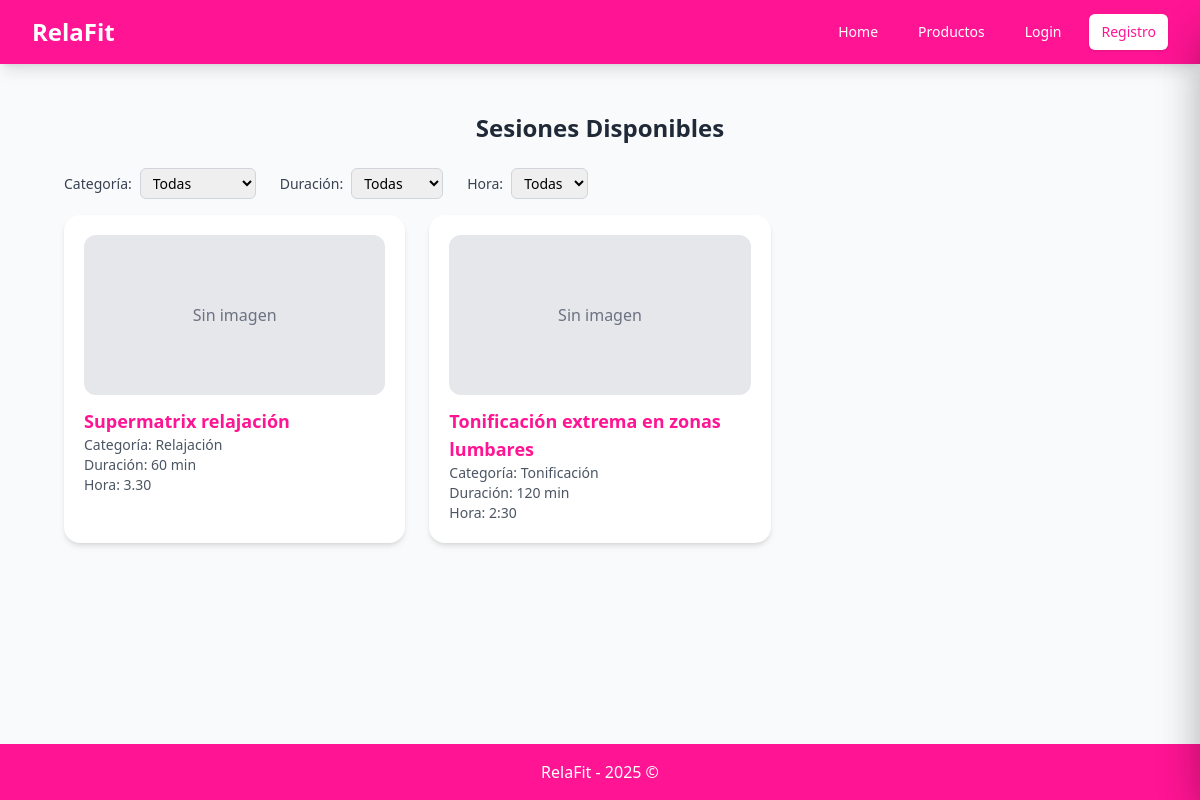
/, run on an earlier commit of the app's database.
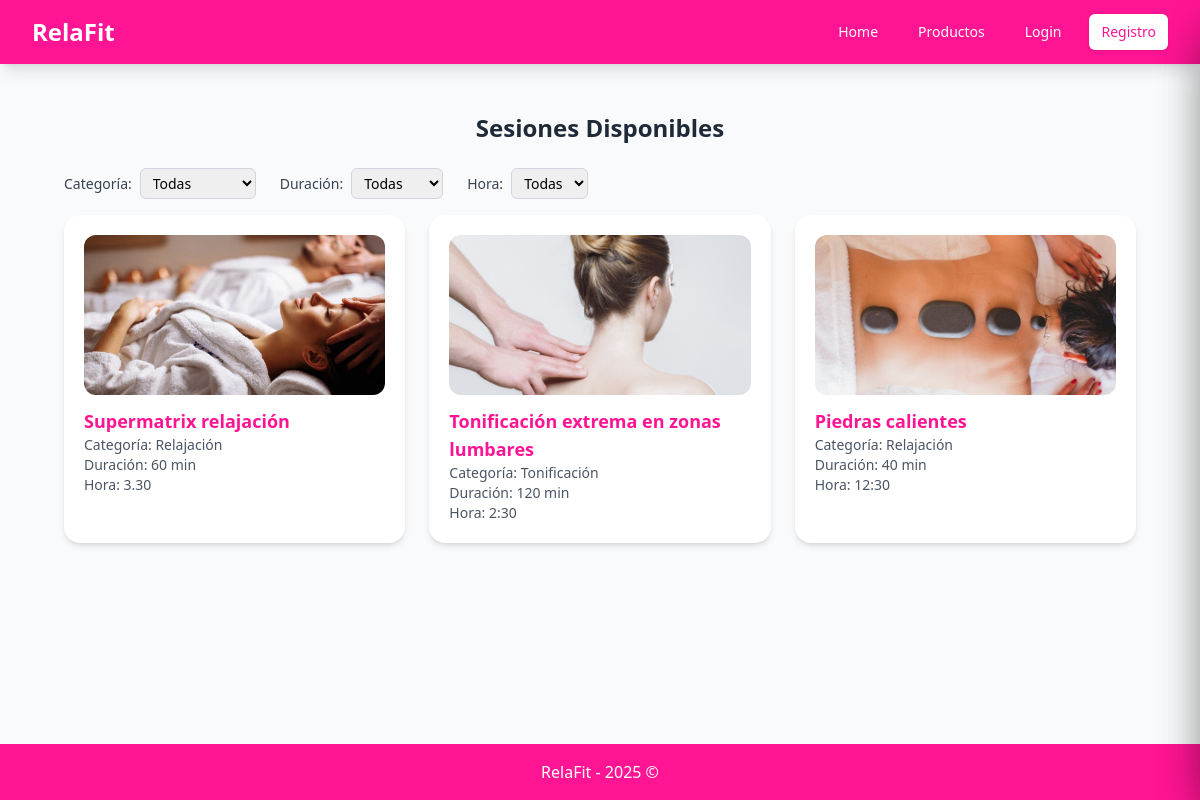
And on a later commit of the database.
### Sesion/models.py (models this page shows, shortened)
class Sesion(models.Model):
    idSesion = models.IntegerField(primary_key= True)
    nombreSesion = models.CharField()
    categoriaSesion = models.CharField()
    descripcionSesion = models.TextField()
    imagenSesion = models.ImageField(upload_to="sesiones/", blank=True, null=True)
    precioSesion = models.FloatField()
    duracionSesion = models.IntegerField() #en minutos
    horaSesion = models.CharField()
    disponibleSesion = models.BooleanField()
    sesionesReserva = models.ForeignKey('Sesion', on_delete=models.CASCADE, related_name='reservas', null=True, blank=True) # relacion uno a muchos con reserva

### Sesion/views.py (the view)
# urls.py: path("", HomePageView.as_view(), name = 'home'),
class HomePageView(TemplateView):
    template_name = "home.html"
    def get_context_data(self, **kwargs):
        context = super().get_context_data(**kwargs)
        sesiones = Sesion.objects.all()
        categoria = self.request.GET.get("categoria")
        duracion = self.request.GET.get("duracion")
        hora = self.request.GET.get("hora")
        if categoria:
            sesiones = sesiones.filter(categoriaSesion=categoria)
        if duracion:
            sesiones = sesiones.filter(duracionSesion=duracion)
        if hora:
            sesiones = sesiones.filter(horaSesion=hora)
        context["sesiones"] = sesiones
        context["categorias"] = Sesion.objects.values_list("categoriaSesion", flat=True).distinct()
        context["duraciones"] = Sesion.objects.values_list("duracionSesion", flat=True).distinct()
        context["horas"] = Sesion.objects.values_list("horaSesion", flat=True).distinct()
        context["categoria_seleccionada"] = categoria
        context["duracion_seleccionada"] = duracion
        context["hora_seleccionada"] = hora
        return context

### Sesion/templates/home.html (shortened to what this page needs)
{% extends "base.html" %}
{% block content %}
<div class="max-w-7xl mx-auto py-6 sm:px-6 lg:px-8">
    <h2 class="text-2xl font-bold text-gray-800 mb-6 text-center">Sesiones Disponibles</h2>
    <form method="get" class="flex items-center space-x-6 mb-4">
        <div class="flex items-center">
            <span class="text-sm text-gray-700 mr-2">Categoría:</span>
            <select name="categoria" onchange="this.form.submit()"
                    class="px-2 py-1 rounded-md border border-gray-300 text-sm focus:ring-pink-bright focus:border-pink-bright">
                <option value="">Todas</option>
            </select>
        </div>
        <div class="flex items-center">
            <span class="text-sm text-gray-700 mr-2">Duración:</span>
            <select name="duracion" onchange="this.form.submit()"
                    class="px-2 py-1 rounded-md border border-gray-300 text-sm focus:ring-pink-bright focus:border-pink-bright">
                <option value="">Todas</option>
            </select>
        </div>
        <div class="flex items-center">
            <span class="text-sm text-gray-700 mr-2">Hora:</span>
            <select name="hora" onchange="this.form.submit()"
                    class="px-2 py-1 rounded-md border border-gray-300 text-sm focus:ring-pink-bright focus:border-pink-bright">
                <option value="">Todas</option>
            </select>
        </div>
    </form>
    <div class="grid grid-cols-1 sm:grid-cols-2 lg:grid-cols-3 gap-6">
        {% for sesion in sesiones %}
        <div onclick="document.getElementById('sidebar-{{ sesion.idSesion }}').classList.remove('translate-x-full')"
             class="bg-white rounded-2xl shadow-md p-5 cursor-pointer transition duration-300 ease-in-out transform hover:scale-105 hover:shadow-lg">
            {% if sesion.imagenSesion %}
            <div class="w-full h-40 overflow-hidden rounded-xl mb-3">
                <img src="{{ sesion.imagenSesion.url }}" alt="{{ sesion.nombreSesion }}" class="w-full h-full object-cover">
            </div>
            {% else %}
            <div class="w-full h-40 bg-gray-200 flex items-center justify-center rounded-xl mb-3 text-gray-500">
                Sin imagen
            </div>
            {% endif %}
            <h3 class="text-lg font-semibold text-pink-bright">{{ sesion.nombreSesion }}</h3>
            <p class="text-sm text-gray-600">Categoría: {{ sesion.categoriaSesion }}</p>
            <p class="text-sm text-gray-600">Duración: {{ sesion.duracionSesion }} min</p>
            <p class="text-sm text-gray-600">Hora: {{ sesion.horaSesion }}</p>
        </div>
        {% empty %}
        <p class="text-center text-gray-500 col-span-3">No hay sesiones registradas.</p>
        {% endfor %}
    </div>
</div>
{% endblock %}

### Sesion/templates/base.html (shortened to what this page needs)
<!DOCTYPE html>
<html lang="es">
<head>
    <script src="https://cdn.tailwindcss.com"></script>
</head>
<body class="min-h-screen bg-gray-50 flex flex-col">
    <nav class="bg-pink-bright shadow-lg sticky top-0 z-50">
        <div class="max-w-7xl mx-auto px-4 sm:px-6 lg:px-8">
            <div class="flex justify-between items-center h-16">
                <div class="flex items-center">
                    <h1 class="text-2xl font-bold text-white">RelaFit</h1>
                </div>
                <div class="hidden md:block">
                    <div class="ml-10 flex items-baseline space-x-4">
                        <a href="{% url 'home' %}"
                        class="text-white hover:bg-pink-bright-dark hover:text-white px-3 py-2 rounded-md text-sm font-medium transition duration-300 ease-in-out transform hover:scale-105">
                            Home
                        </a>
                        <a href="{% url 'producto' %}"
                        class="text-white hover:bg-pink-bright-dark hover:text-white px-3 py-2 rounded-md text-sm font-medium transition duration-300 ease-in-out transform hover:scale-105">
                            Productos
                        </a>
                        <a href="{% url 'login' %}"
                        class="text-white hover:bg-pink-bright-dark hover:text-white px-3 py-2 rounded-md text-sm font-medium transition duration-300 ease-in-out transform hover:scale-105">
                            Login
                        </a>
                        <a href="{% url 'registro' %}"
                        class="bg-white text-pink-bright hover:bg-gray-100 px-3 py-2 rounded-md text-sm font-medium transition duration-300 ease-in-out transform hover:scale-105 shadow">
                            Registro
                        </a>
                    </div>
                </div>
            </div>
        </div>
    </nav>
    <main class="flex-grow">
    <div class="max-w-7xl mx-auto py-6 sm:px-6 lg:px-8">
        {% block content %}
        {% endblock %}
            </div>
        </main>
    <footer class="bg-pink-bright">
        <div class="max-w-7xl mx-auto py-4 px-4 sm:px-6 lg:px-8">
            <div class="text-center">
                <p class="text-white font-medium">RelaFit - 2025 ©</p>
            </div>
        </div>
    </footer>
</body>
</html>

What changed in the data, as far as the page shows it:
changed Sesion "Supermatrix relajación": imagenSesion: picture added; no longer shows "Sin imagen"
changed Sesion "Tonificación extrema en zonas lumbares": imagenSesion: picture added; no longer shows "Sin imagen"
added Sesion: imagenSesion (picture), nombreSesion "Piedras calientes", categoriaSesion "Relajación", duracionSesion "40", horaSesion "12:30"
